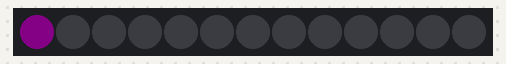
Recording of a sketch running on a simulated SparkFun Pro Micro, built with avr-gcc and run on an emulated ATmega32U4. On the bench: 13 RGB LEDs in strip order, left to right. Dim RGB values are drawn brighter than linear; random numbers use the default seed unless the sketch sets one; what the sketch prints to the serial monitor is not drawn.

Above: at 0.1 s.
At 1.3 s:
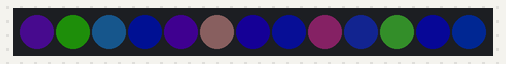
At 2.8 s:
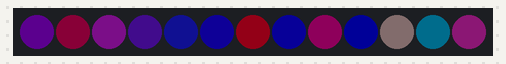
At 5.7 s:
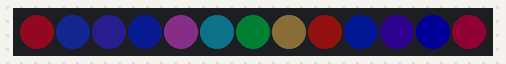
At 9.1 s:
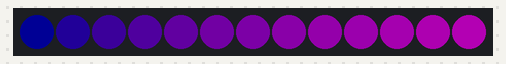
At 10.0 s:
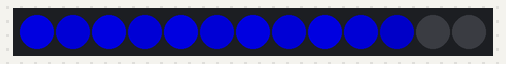

The sketch:

corneal-tomography-smartkc.ino
```cpp
// (licence header left out)
#include <Adafruit_NeoPixel.h>

#define PIN         9
//#define ACTPIXELS   10
#define TOTPIXELS	13

Adafruit_NeoPixel pixels = Adafruit_NeoPixel(TOTPIXELS, PIN, NEO_GRB + NEO_KHZ800);
int delayms = 20;

int led_brightness[] =
	{160,130,160,130,160,130,160,130,160,130,100,0};

// Actual actively-used LEDs in pattern
// (Tests might use TOTPIXELS)
#define ACT_LED_CNT ((sizeof(led_brightness) / sizeof(*led_brightness)))
#define ACT_LED_MAX (((sizeof(led_brightness) / sizeof(*led_brightness)))-1)

void clearall() {
	for (int i = 0; i < TOTPIXELS; i++) {
		pixels.setPixelColor(i, pixels.Color(0, 0, 0));
	}
	pixels.show();
}

void setup() {
	pixels.begin();
	//randomSeed(analogRead(0));
	clearall();
	for (int i=0; i<20; i++) {
		set_random_pattern();
		delay(7);
	}
	delay(500);
	show_sequential();
	delay(delayms);
	set_active_on();
	Serial.begin(115200);
}

void led_all_off() {
	for (unsigned int i = 0; i<TOTPIXELS; i++) {
		pixels.setPixelColor(i, pixels.Color(0, 0, 0));
	}
	pixels.show();
}

void show_sequential() {
	led_all_off();
	delay(500);
	for (unsigned int i = 0; i<TOTPIXELS; i++) {
		// 40-100 (13)
		// 40 + ((100-40) / ACT_LED_CNT)*i
		pixels.setPixelColor(i, pixels.Color(
			map(i, 0, TOTPIXELS-1, 0, 60),
			0,
			map(i, 0, TOTPIXELS-1, 20, 60)
			));
		pixels.show();
		delay(200);
		/* if (i>0) pixels.setPixelColor(i-1, pixels.Color(0, 0, 0)); */
	}
	delay(500);
}

void set_active_on() {
	Serial.println("Setting active blue LEDs");
	led_all_off();
	for (unsigned int i = 0; i<(sizeof(led_brightness) / sizeof(*led_brightness)); i++) {
		int b = led_brightness[i];
		int r = 0;
		int g = 0;
		pixels.setPixelColor(i, pixels.Color(r, g, b));
		pixels.show();
		delay(delayms);
	}
}

void set_random_pattern() {
	Serial.println("Setting random pattern");
	int maxbright=25;
	for (int i = 0; i<TOTPIXELS; i++) {
		int b = random(maxbright);
		int r = random(maxbright-b);
		int g = random(maxbright-b-r);
		pixels.setPixelColor(i, pixels.Color(r, g, b));
		pixels.show();
		delay(delayms);
	}
}

void loop() {
	//static int r=0, g=0, b=20;
	Serial.println("Loop");
}
```

Measured:
- what the display in image 3 shows lasts 0.5 s, from 5.6 s to 6.1 s
- what the display in image 4 shows lasts 0.7 s, from 9.0 s to 9.7 s
